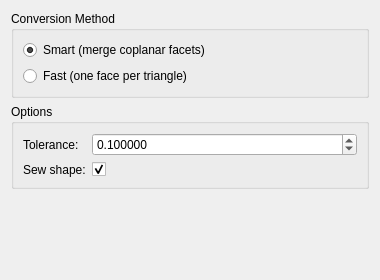
<?xml version="1.0" encoding="UTF-8"?>
<ui version="4.0">
 <class>MeshToBody</class>
 <widget class="QDialog" name="MeshToBody">
  <property name="geometry">
   <rect>
    <x>0</x>
    <y>0</y>
    <width>380</width>
    <height>280</height>
   </rect>
  </property>
  <property name="windowTitle">
   <string>Mesh to Body</string>
  </property>
  <layout class="QVBoxLayout" name="verticalLayout">
   <item>
    <widget class="QGroupBox" name="groupBoxMethod">
     <property name="title">
      <string>Conversion Method</string>
     </property>
     <layout class="QVBoxLayout" name="methodLayout">
      <item>
       <widget class="QRadioButton" name="radioSmart">
        <property name="text">
         <string>Smart (merge coplanar facets)</string>
        </property>
        <property name="checked">
         <bool>true</bool>
        </property>
        <property name="toolTip">
         <string>Merges coplanar triangles into single planar faces.
Produces cleaner geometry with fewer faces.
Recommended for most use cases.</string>
        </property>
       </widget>
      </item>
      <item>
       <widget class="QRadioButton" name="radioFast">
        <property name="text">
         <string>Fast (one face per triangle)</string>
        </property>
        <property name="toolTip">
         <string>Creates one triangular face per mesh triangle.
Faster but produces geometry with many tiny faces.</string>
        </property>
       </widget>
      </item>
     </layout>
    </widget>
   </item>
   <item>
    <widget class="QGroupBox" name="groupBoxOptions">
     <property name="title">
      <string>Options</string>
     </property>
     <layout class="QFormLayout" name="optionsLayout">
      <item row="0" column="0">
       <widget class="QLabel" name="labelTolerance">
        <property name="text">
         <string>Tolerance:</string>
        </property>
       </widget>
      </item>
      <item row="0" column="1">
       <widget class="QDoubleSpinBox" name="spinTolerance">
        <property name="decimals">
         <number>6</number>
        </property>
        <property name="minimum">
         <double>0.000001000000000</double>
        </property>
        <property name="maximum">
         <double>10.000000000000000</double>
        </property>
        <property name="value">
         <double>0.100000000000000</double>
        </property>
        <property name="toolTip">
         <string>Tolerance for edge merging and sewing.
Larger values merge more aggressively.</string>
        </property>
       </widget>
      </item>
      <item row="1" column="0">
       <widget class="QLabel" name="labelSew">
        <property name="text">
         <string>Sew shape:</string>
        </property>
       </widget>
      </item>
      <item row="1" column="1">
       <widget class="QCheckBox" name="checkSew">
        <property name="checked">
         <bool>true</bool>
        </property>
        <property name="toolTip">
         <string>Attempt to sew the resulting faces into a proper shell.
Usually should be enabled.</string>
        </property>
       </widget>
      </item>
     </layout>
    </widget>
   </item>
   <item>
    <spacer name="verticalSpacer">
     <property name="orientation">
      <enum>Qt::Vertical</enum>
     </property>
     <property name="sizeHint" stdset="0">
      <size>
       <width>20</width>
       <height>40</height>
      </size>
     </property>
    </spacer>
   </item>
  </layout>
 </widget>
 <resources/>
 <connections/>
</ui>
